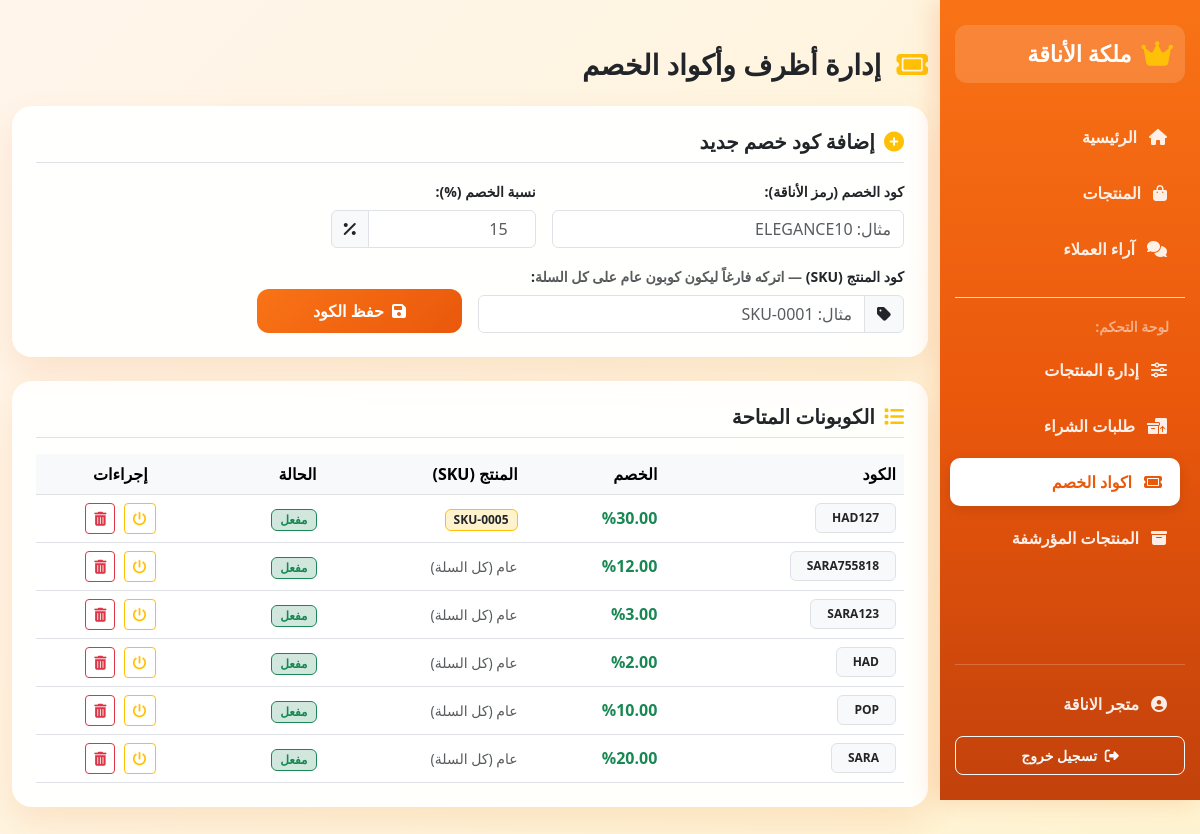
The page /admin_coupons.php (signed in) on the database its author committed.
### tables this page shows
CREATE TABLE `coupons` (
  `id` int(11) NOT NULL AUTO_INCREMENT,
  `code` varchar(50) NOT NULL,
  `discount_percent` decimal(5,2) NOT NULL,
  `product_code` varchar(50) DEFAULT NULL,
  `is_active` tinyint(1) DEFAULT 1,
  `created_at` timestamp NOT NULL DEFAULT current_timestamp(),
  PRIMARY KEY (`id`),
  UNIQUE KEY `code` (`code`)
);

### admin_coupons.php (the view, shortened to what this page needs)
<?php
require_once 'DB.php';
$stmt = $pdo->query("SELECT * FROM coupons ORDER BY id DESC");
$coupons = $stmt->fetchAll();
$current_theme = $_COOKIE['theme'] ?? 'light';
?>
<!DOCTYPE html>
<html lang="ar" dir="rtl" data-bs-theme="<?php echo $current_theme; ?>">
<head>
    <link href="https://cdn.jsdelivr.net/npm/bootstrap@5.3.0/dist/css/bootstrap.rtl.min.css" rel="stylesheet">
    <link rel="stylesheet" href="https://cdnjs.cloudflare.com/ajax/libs/font-awesome/6.4.2/css/all.min.css">
</head>
<body>
<?php $active_page = 'admin_coupons'; include 'sidebar.php'; ?>
<div class="container my-5" style="position: relative; z-index: 2;">
    <div class="d-flex align-items-center justify-content-between mb-4">
        <h3 class="fw-bold text-dark mb-0"><i class="fa-solid fa-ticket text-warning me-2"></i> إدارة أظرف وأكواد الخصم</h3>
    </div>
    <div class="row g-4">
        <div class="col-12">
            <div class="admin-card p-4">
                <h5 class="fw-bold text-dark mb-3 border-bottom pb-2"><i class="fa-solid fa-plus-circle text-warning me-1"></i> إضافة كود خصم جديد</h5>
                <form method="POST" class="row g-3 align-items-end">
                    <div class="col-md-5">
                        <label class="form-label fw-bold small">كود الخصم (رمز الأناقة):</label>
                        <input type="text" name="code" class="form-control text-start" placeholder="مثال: ELEGANCE10" required style="text-transform: uppercase;">
                    </div>
                    <div class="col-md-3">
                        <label class="form-label fw-bold small">نسبة الخصم (%):</label>
                        <div class="input-group">
                            <input type="number" step="0.01" min="1" max="100" name="discount_percent" class="form-control text-start" placeholder="15" required>
                            <span class="input-group-text"><i class="fa-solid fa-percent"></i></span>
                        </div>
                    </div>
                    <div class="col-md-6">
                        <label class="form-label fw-bold small">كود المنتج (SKU) <span class="text-muted">— اتركه فارغاً ليكون كوبون عام على كل السلة</span>:</label>
                        <div class="input-group">
                            <span class="input-group-text"><i class="fa-solid fa-tag"></i></span>
                            <input type="text" name="product_code" class="form-control text-start" placeholder="مثال: SKU-0001" style="text-transform: uppercase;">
                        </div>
                    </div>
                    <div class="col-md-3 d-grid">
                        <button type="submit" name="add_coupon" class="btn btn-orange-action w-100">
                            <i class="fa-solid fa-save me-1"></i> حفظ الكود
                        </button>
                    </div>
                </form>
            </div>
        </div>
        <div class="col-12">
            <div class="admin-card p-4">
                <h5 class="fw-bold text-dark mb-3 border-bottom pb-2"><i class="fa-solid fa-list text-warning me-1"></i> الكوبونات المتاحة</h5>
                <div class="table-responsive">
                    <table class="table align-middle table-hover mb-0">
                        <thead class="table-light">
                            <tr class="text-secondary">
                                <th>الكود</th>
                                <th>الخصم</th>
                                <th>المنتج (SKU)</th>
                                <th>الحالة</th>
                                <th class="text-center">إجراءات</th>
                            </tr>
                        </thead>
                        <tbody>
                            <?php if (empty($coupons)): ?>
                                <tr>
                                    <td colspan="5" class="text-center text-muted py-4">لا توجد أكواد خصم مضافة حالياً.</td>
                                </tr>
                            <?php else: ?>
                                <?php foreach ($coupons as $coupon): ?>
                                    <tr>
                                        <td class="fw-bold text-dark"><span class="badge bg-light text-dark border px-3 py-2"><?php echo htmlspecialchars($coupon['code']); ?></span></td>
                                        <td class="fw-bold text-success">%<?php echo $coupon['discount_percent']; ?></td>
                                        <td>
                                            <?php if (!empty($coupon['product_code'])): ?>
                                                <span class="badge bg-warning-subtle text-dark border border-warning px-2 py-1"><?php echo htmlspecialchars($coupon['product_code']); ?></span>
                                            <?php else: ?>
                                                <span class="text-muted small">عام (كل السلة)</span>
                                            <?php endif; ?>
                                        </td>
                                        <td>
                                            <?php if ($coupon['is_active']): ?>
                                                <span class="badge bg-success-subtle text-success border border-success px-2 py-1">مفعل</span>
                                            <?php else: ?>
                                                <span class="badge bg-secondary-subtle text-secondary border border-secondary px-2 py-1">معطل</span>
                                            <?php endif; ?>
                                        </td>
                                        <td class="text-center">
                                            <a href="admin_coupons.php?toggle=<?php echo $coupon['id']; ?>" class="btn btn-sm btn-outline-warning me-1" title="تغيير الحالة">
                                                <i class="fa-solid fa-power-off"></i>
                                            </a>
                                            <a href="admin_coupons.php?delete=<?php echo $coupon['id']; ?>" class="btn btn-sm btn-outline-danger" onclick="return confirm('هل أنتِ متأكدة من حذف هذا الكود؟');" title="حذف">
                                                <i class="fa-solid fa-trash-can"></i>
                                            </a>
                                        </td>
                                    </tr>
                                <?php endforeach; ?>
                            <?php endif; ?>
                        </tbody>
                    </table>
                </div>
            </div>
        </div>
    </div>
</div>
</body>
</html>

### admin_coupons.php (style rules this page uses)
:root { --sidebar-width: 260px; }
body { padding-right: 260px; font-family: 'Segoe UI', Tahoma, Geneva, Verdana, sans-serif; background: linear-gradient(-45deg, #fffaf0, #ffedd5, #fef3c7, #fff5eb); background-size: 400% 400%; animation: gradientBG 12s ease infinite; min-height: 100vh; }
.admin-card { border: none; border-radius: 20px; background: rgba(255, 255, 255, 0.92); backdrop-filter: blur(10px); box-shadow: 0 15px 35px rgba(234, 88, 12, 0.12); }
.btn-orange-action { background: linear-gradient(135deg, #f97316, #ea580c); color: #ffffff; border: none; border-radius: 12px; padding: 10px 24px; font-weight: bold; transition: all 0.3s ease; }

### rows shown on the page
coupons: code "HAD127", discount_percent "30.00", product_code "SKU-0005", is_active "مفعل"
coupons: code "SARA755818", discount_percent "12.00", shows "عام (كل السلة)", is_active "مفعل"
coupons: code "SARA123", discount_percent "3.00", shows "عام (كل السلة)", is_active "مفعل"
coupons: code "HAD", discount_percent "2.00", shows "عام (كل السلة)", is_active "مفعل"
coupons: code "POP", discount_percent "10.00", shows "عام (كل السلة)", is_active "مفعل"
coupons: code "SARA", discount_percent "20.00", shows "عام (كل السلة)", is_active "مفعل"

### other values the page prints
$_SESSION['user_name'] "متجر الاناقة"
